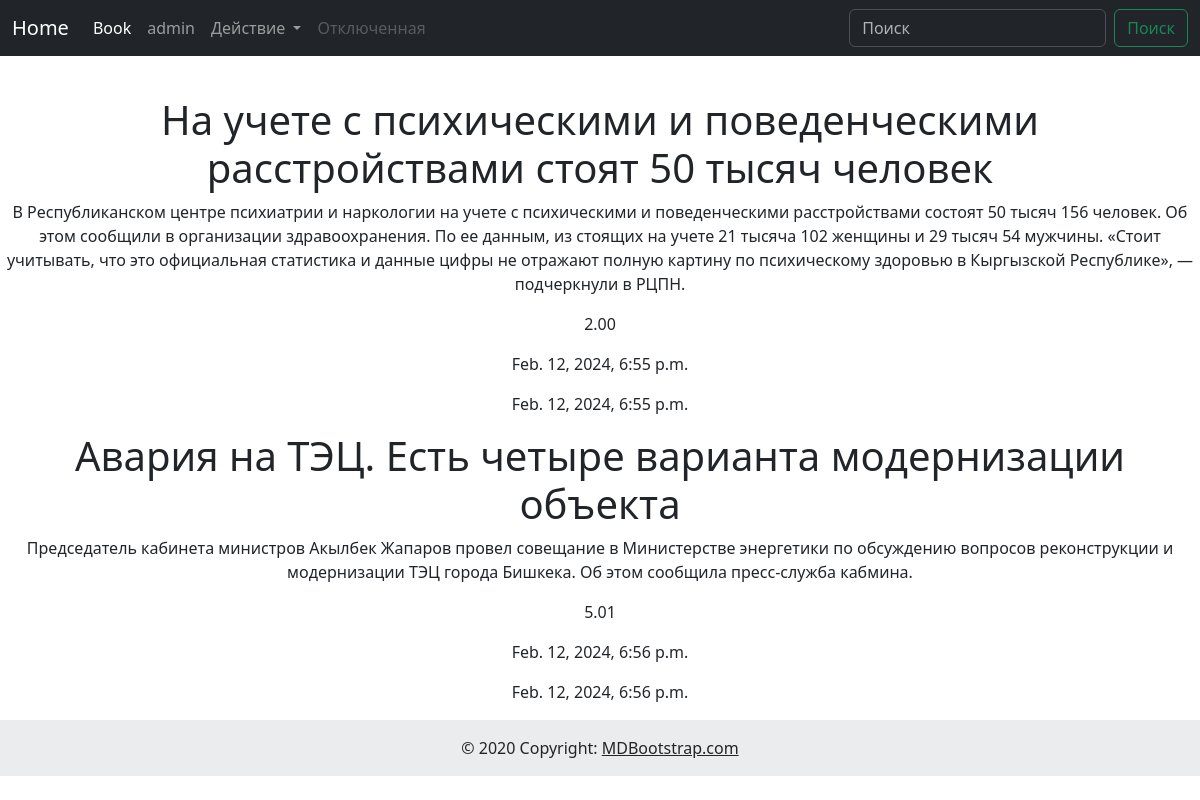
Page /news/ on the committed database.
### book/models.py (models this page shows, shortened)
class BlogNews(models.Model):
    title = models.CharField(max_length=100)
    description = models.TextField()
    price = models.DecimalField(max_digits=100, decimal_places=2)
    created_at = models.DateTimeField(auto_now_add=True)
    updated_at = models.DateTimeField(auto_now=True)

### book/views.py (the view)
# urls.py: path('news/', views.news_list, name="news"),
def news_list(request):
    if request.method == 'GET':
        news = models.BlogNews.objects.all()
        return render(request, template_name='news.html',
                      context={'news': news})

### templates/news.html
{%include "phones/header.html"%}
<br><br><br><br>
<center>
    {% for i in news %}
        <h1>{{i.title}}</h1>
        <p>{{i.description}}</p>
        <p>{{i.price}}</p>
        <p>{{i.created_at}}</p>
        <p>{{i.updated_at}}</p>
    {% endfor %}
</center>
{%include "phones/footer.html"%}

### rows in the picture
BlogNews: title "На учете с психическими и поведенческими расстройствами стоят 50 тысяч человек", description "В Республиканском центре психиатрии и наркологии на учете с психическими и поведенческими расстройствами состоят 50 тысяч 156 человек. Об этом сообщили в организации здравоохранения. По ее данным, из стоящих на учете 21 тысяча 102 женщины и 29 тысяч 54 мужчины. «Стоит учитывать, что это официальная статистика и данные цифры не отражают полную картину по психическому здоровью в Кыргызской Республике», — подчеркнули в РЦПН.", price "2.00", created_at "Feb. 12, 2024, 6:55 p.m.", updated_at "Feb. 12, 2024, 6:55 p.m."
BlogNews: title "Авария на ТЭЦ. Есть четыре варианта модернизации объекта", description "Председатель кабинета министров Акылбек Жапаров провел совещание в Министерстве энергетики по обсуждению вопросов реконструкции и модернизации ТЭЦ города Бишкека. Об этом сообщила пресс-служба кабмина.", price "5.01", created_at "Feb. 12, 2024, 6:56 p.m.", updated_at "Feb. 12, 2024, 6:56 p.m."
